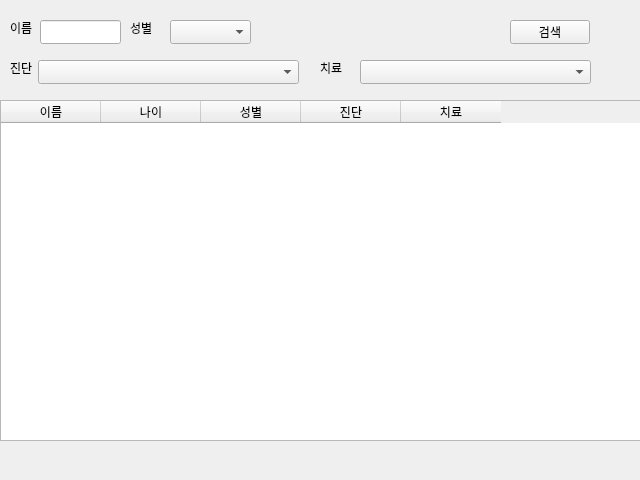
<?xml version="1.0" encoding="UTF-8"?>
<ui version="4.0">
 <class>PatientInfoForm</class>
 <widget class="QWidget" name="PatientInfoForm">
  <property name="geometry">
   <rect>
    <x>0</x>
    <y>0</y>
    <width>640</width>
    <height>480</height>
   </rect>
  </property>
  <property name="windowTitle">
   <string>Form</string>
  </property>
  <widget class="QLineEdit" name="lineEdit">
   <property name="geometry">
    <rect>
     <x>40</x>
     <y>20</y>
     <width>81</width>
     <height>24</height>
    </rect>
   </property>
  </widget>
  <widget class="QPushButton" name="pushButton">
   <property name="geometry">
    <rect>
     <x>510</x>
     <y>20</y>
     <width>80</width>
     <height>24</height>
    </rect>
   </property>
   <property name="text">
    <string>검색</string>
   </property>
  </widget>
  <widget class="QLabel" name="nameLabel">
   <property name="geometry">
    <rect>
     <x>10</x>
     <y>20</y>
     <width>24</width>
     <height>16</height>
    </rect>
   </property>
   <property name="text">
    <string>이름</string>
   </property>
  </widget>
  <widget class="QLabel" name="genderLabel">
   <property name="geometry">
    <rect>
     <x>130</x>
     <y>20</y>
     <width>24</width>
     <height>16</height>
    </rect>
   </property>
   <property name="text">
    <string>성별</string>
   </property>
  </widget>
  <widget class="QLabel" name="treatLabel">
   <property name="geometry">
    <rect>
     <x>320</x>
     <y>60</y>
     <width>24</width>
     <height>16</height>
    </rect>
   </property>
   <property name="text">
    <string>치료</string>
   </property>
  </widget>
  <widget class="QTableWidget" name="tableWidget">
   <property name="geometry">
    <rect>
     <x>0</x>
     <y>100</y>
     <width>641</width>
     <height>341</height>
    </rect>
   </property>
   <column>
    <property name="text">
     <string>이름</string>
    </property>
   </column>
   <column>
    <property name="text">
     <string>나이</string>
    </property>
   </column>
   <column>
    <property name="text">
     <string>성별</string>
    </property>
   </column>
   <column>
    <property name="text">
     <string>진단</string>
    </property>
   </column>
   <column>
    <property name="text">
     <string>치료</string>
    </property>
   </column>
  </widget>
  <widget class="QComboBox" name="genderComboBox">
   <property name="geometry">
    <rect>
     <x>170</x>
     <y>20</y>
     <width>81</width>
     <height>24</height>
    </rect>
   </property>
  </widget>
  <widget class="QComboBox" name="treatComboBox">
   <property name="geometry">
    <rect>
     <x>360</x>
     <y>60</y>
     <width>231</width>
     <height>24</height>
    </rect>
   </property>
  </widget>
  <widget class="QLabel" name="diagnosisLabel">
   <property name="geometry">
    <rect>
     <x>10</x>
     <y>60</y>
     <width>24</width>
     <height>16</height>
    </rect>
   </property>
   <property name="text">
    <string>진단</string>
   </property>
  </widget>
  <widget class="QComboBox" name="diagnosisComboBox">
   <property name="geometry">
    <rect>
     <x>38</x>
     <y>60</y>
     <width>261</width>
     <height>24</height>
    </rect>
   </property>
  </widget>
 </widget>
 <resources/>
 <connections/>
</ui>
